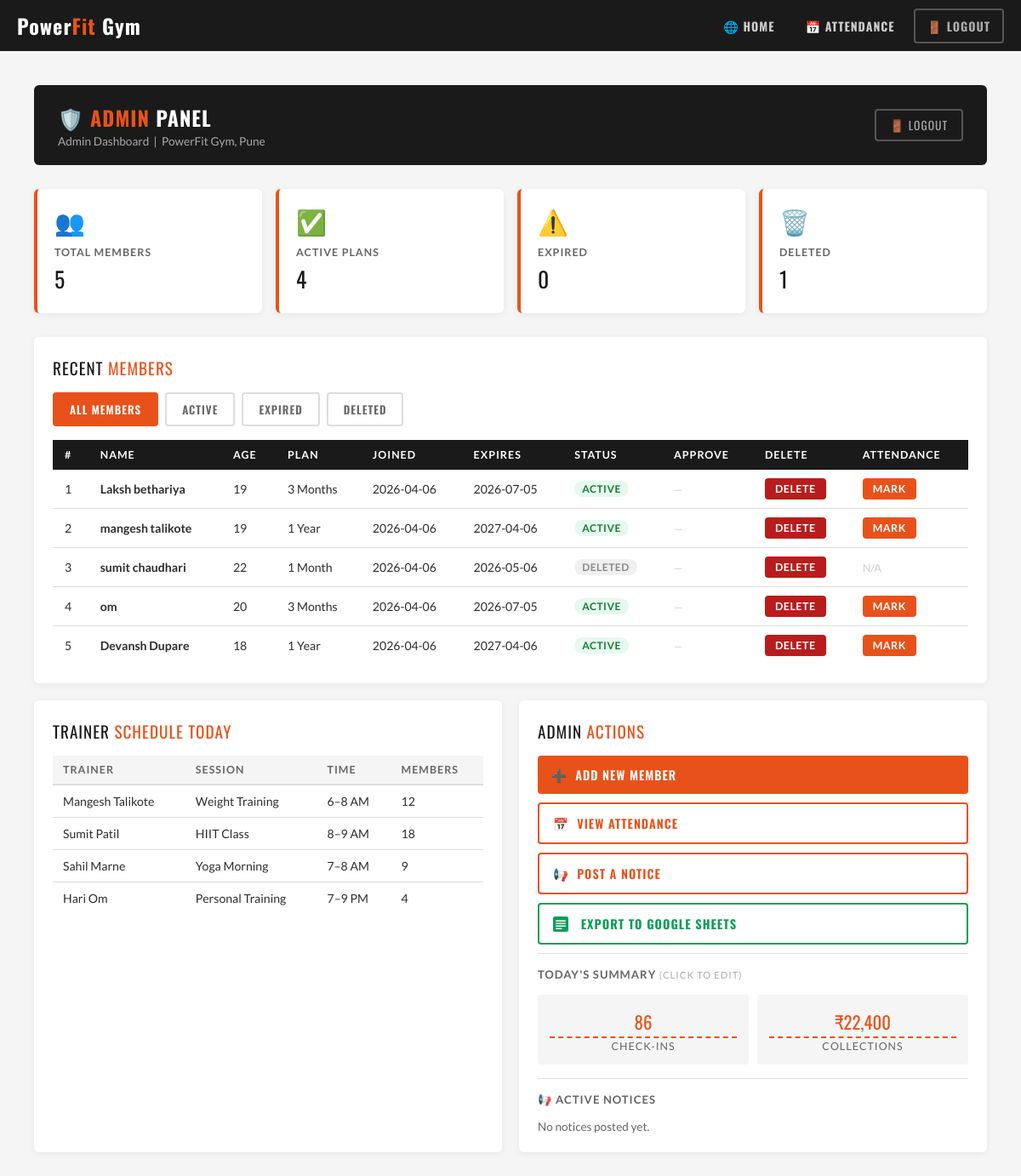
The page /admin (signed in) on the database its author committed.
### tables this page shows
CREATE TABLE members(
        id INTEGER PRIMARY KEY AUTOINCREMENT,
        name TEXT,
        age INTEGER,
        plan TEXT,
        joining_date TEXT,
        expiry_date TEXT,
        status TEXT
    );

### main.py (the view)
@app.route('/admin')
def admin():
    if 'role' not in session or session['role'] != 'admin':
        return redirect('/?page=login&error=1')
    conn = sqlite3.connect("gym.db")
    cursor = conn.cursor()
    today = datetime.now().strftime("%Y-%m-%d")
    cursor.execute("UPDATE members SET status='expired' WHERE expiry_date < ? AND status='active'", (today,))
    conn.commit()
    cursor.execute("SELECT * FROM members")
    rows = cursor.fetchall()
    cursor.execute("SELECT COUNT(*) FROM members WHERE status='active'")
    active_count = cursor.fetchone()[0]
    cursor.execute("SELECT * FROM members WHERE status='expired'")
    expired_members = cursor.fetchall()
    cursor.execute("SELECT * FROM members WHERE status='deleted'")
    deleted_members = cursor.fetchall()
    cursor.execute("SELECT * FROM members WHERE status='active'")
    active_members = cursor.fetchall()
    conn.close()
    return render_template("admin.html",
        rows=rows,
        active_count=active_count,
        expired_members=expired_members,
        deleted_members=deleted_members,
        active_members=active_members
    )

### templates/admin.html (shortened to what this page needs)
<!DOCTYPE html>
<html lang="en">
<head>
  <link href="https://cdn.jsdelivr.net/npm/fullcalendar@6.1.8/index.global.min.css" rel="stylesheet">
  <link rel="stylesheet" href="{{ url_for('static', filename='css/base.css') }}">
  <link rel="stylesheet" href="{{ url_for('static', filename='css/admin.css') }}">
</head>
<body>
<nav>
  <div class="nav-inner" style="max-width:1200px;">
    <div class="logo">Power<span>Fit</span> Gym</div>
    <div class="nav-links">
      <a href="/">🌐 Home</a>
      <a href="/attendance">📅 Attendance</a>
      <a href="/logout" class="nav-logout">🚪 Logout</a>
    </div>
  </div>
</nav>
<div class="dash-bg">
  <div class="container">
    <div class="dash-header-bar">
      <div>
        <h2>🛡️ <span>Admin</span> Panel</h2>
        <p>Admin Dashboard &nbsp;|&nbsp; PowerFit Gym, Pune</p>
      </div>
      <a href="/logout" class="dash-logout">🚪 Logout</a>
    </div>
    <div class="dash-cards">
      <div class="dash-card">
        <div class="dash-card-icon">👥</div>
        <div class="dash-card-label">Total Members</div>
        <div class="dash-card-value">{{ rows|length }}</div>
      </div>
      <div class="dash-card">
        <div class="dash-card-icon">✅</div>
        <div class="dash-card-label">Active Plans</div>
        <div class="dash-card-value">{{ active_count }}</div>
      </div>
      <div class="dash-card">
        <div class="dash-card-icon">⚠️</div>
        <div class="dash-card-label">Expired</div>
        <div class="dash-card-value">{{ expired_members|length }}</div>
      </div>
      <div class="dash-card">
        <div class="dash-card-icon">🗑️</div>
        <div class="dash-card-label">Deleted</div>
        <div class="dash-card-value">{{ deleted_members|length }}</div>
      </div>
    </div>
    <div class="dash-box">
      <div class="dash-section-title">Recent <span>Members</span></div>
      <div class="tab-buttons">
        <button class="tab-btn active" onclick="switchTab('all', this)">All Members</button>
        <button class="tab-btn" onclick="switchTab('active', this)">Active</button>
        <button class="tab-btn" onclick="switchTab('expired', this)">Expired</button>
        <button class="tab-btn" onclick="switchTab('deleted', this)">Deleted</button>
      </div>
      <div id="tab-all" class="tab-content active">
        <div class="admin-table-wrap">
          <table class="admin-table">
            <thead>
              <tr><th>#</th><th>Name</th><th>Age</th><th>Plan</th><th>Joined</th><th>Expires</th><th>Status</th><th>Approve</th><th>Delete</th><th>Attendance</th></tr>
            </thead>
            <tbody>
              {% for r in rows %}
              <tr>
                <td>{{ r[0] }}</td>
                <td><strong>{{ r[1] }}</strong></td>
                <td>{{ r[2] }}</td>
                <td>{{ r[3] }}</td>
                <td>{{ r[4] }}</td>
                <td>{{ r[5] }}</td>
                <td>
                  {% if r[6] == 'active' %}<span class="badge badge-active">Active</span>
                  {% elif r[6] == 'expired' %}<span class="badge badge-expired">Expired</span>
                  {% elif r[6] == 'deleted' %}<span class="badge badge-deleted">Deleted</span>
                  {% else %}<span class="badge badge-pending">Pending</span>{% endif %}
                </td>
                <td>
                  {% if r[6] == 'pending' %}<a href="/approve/{{ r[0] }}" class="action-btn approve-btn">Approve</a>
                  {% else %}<span style="color:#ccc;font-size:0.8rem;">—</span>{% endif %}
                </td>
                <td><a href="/delete/{{ r[0] }}" class="action-btn delete-btn" onclick="return confirm('Delete this member?')">Delete</a></td>
                <td>
                  {% if r[6] == 'active' %}<a href="/mark_attendance/{{ r[0] }}" class="action-btn mark-btn">Mark</a>
                  {% else %}<span style="color:#ccc;font-size:0.8rem;">N/A</span>{% endif %}
                </td>
              </tr>
              {% endfor %}
            </tbody>
          </table>
        </div>
      </div>
    </div>
    <div class="dash-row">
      <div class="dash-box" style="margin-bottom:0;">
        <div class="dash-section-title">Trainer <span>Schedule Today</span></div>
        <table class="schedule-table">
          <thead><tr><th>Trainer</th><th>Session</th><th>Time</th><th>Members</th></tr></thead>
          <tbody>
            <tr><td>Mangesh Talikote</td><td>Weight Training</td><td>6–8 AM</td><td>12</td></tr>
            <tr><td>Sumit Patil</td><td>HIIT Class</td><td>8–9 AM</td><td>18</td></tr>
            <tr><td>Sahil Marne</td><td>Yoga Morning</td><td>7–8 AM</td><td>9</td></tr>
            <tr><td>Hari Om</td><td>Personal Training</td><td>7–9 PM</td><td>4</td></tr>
          </tbody>
        </table>
      </div>
      <div class="dash-box" style="margin-bottom:0;">
        <div class="dash-section-title">Admin <span>Actions</span></div>
        <button class="q-btn q-btn-fill" onclick="toggleAddMember()">➕ &nbsp;Add New Member</button>
        <a href="/attendance" class="q-btn q-btn-outline">📅 &nbsp;View Attendance</a>
        <button class="q-btn q-btn-outline" onclick="openNoticeModal()">📢 &nbsp;Post a Notice</button>
        <button class="q-btn q-btn-sheets" id="sheetsBtn" onclick="exportToSheets()">
          &nbsp;Export to Google Sheets
        </button>
        <div style="padding-top:16px;border-top:1px solid var(--border);margin-top:6px;">
          <div style="font-size:0.82rem;font-weight:700;text-transform:uppercase;letter-spacing:1px;color:var(--mid);margin-bottom:10px;">Today's Summary <span style="font-size:0.7rem;color:#aaa;font-weight:400;">(click to edit)</span></div>
          <div class="summary-grid">
            <div class="summary-tile">
              <input class="summary-edit-input" id="checkinInput" type="text" value="86" title="Click to edit check-ins" />
              <div class="summary-tile-label">Check-ins</div>
            </div>
            <div class="summary-tile">
              <input class="summary-edit-input" id="revenueInput" type="text" value="₹22,400" title="Click to edit revenue" />
              <div class="summary-tile-label">Collections</div>
            </div>
          </div>
        </div>
        <div id="noticesSection" style="margin-top:16px;padding-top:16px;border-top:1px solid var(--border);">
          <div style="font-size:0.82rem;font-weight:700;text-transform:uppercase;letter-spacing:1px;color:var(--mid);margin-bottom:8px;">📢 Active Notices</div>
          <p id="noNoticeMsg" style="color:var(--mid);font-size:0.85rem;">No notices posted yet.</p>
        </div>
      </div>
    </div>
  </div>
</div>
</body>
</html>

### static/css/base.css (style rules this page uses)
*, *::before, *::after { box-sizing: border-box; margin: 0; padding: 0; }
:root { --orange: #e8521a; --orange-dark: #c0410f; --black: #1a1a1a; --dark: #2d2d2d; --grey: #f5f5f5; --mid: #666; --white: #ffffff; --border: #ddd; --font-head: 'Oswald', sans-serif; --font-body: 'Lato', sans-serif; }
body { font-family: var(--font-body); color: var(--black); background: var(--white); margin: 0; }
a { text-decoration: none; color: inherit; }
nav { background: var(--black); position: sticky; top: 0; z-index: 100; }
.nav-inner { max-width: 1100px; margin: 0 auto; display: flex; align-items: center; justify-content: space-between; padding: 0 20px; height: 60px; }
.logo { font-family: var(--font-head); font-size: 1.5rem; font-weight: 700; color: var(--white); letter-spacing: 1px; }
.logo span { color: var(--orange); }
.nav-links { display: flex; gap: 8px; align-items: center; }
.nav-links a { color: #ccc; font-size: 0.88rem; font-weight: 700; padding: 8px 14px; border-radius: 4px; font-family: var(--font-head); letter-spacing: 1px; text-transform: uppercase; transition: background 0.2s, color 0.2s; }
.nav-links a.nav-logout { border: 2px solid #555; color: #aaa; }
.container { max-width: 1100px; margin: 0 auto; padding: 0 20px; }

### rows shown on the page
members: id "1", name "Laksh bethariya", age "19", plan "3 Months", joining_date "2026-04-06", expiry_date "2026-07-05", status "ACTIVE"
members: id "2", name "mangesh talikote", age "19", plan "1 Year", joining_date "2026-04-06", expiry_date "2027-04-06", status "ACTIVE"
members: id "3", name "sumit chaudhari", age "22", plan "1 Month", joining_date "2026-04-06", expiry_date "2026-05-06", status "DELETED"
members: id "4", name "om", age "20", plan "3 Months", joining_date "2026-04-06", expiry_date "2026-07-05", status "ACTIVE"
members: id "5", name "Devansh Dupare", age "18", plan "1 Year", joining_date "2026-04-06", expiry_date "2027-04-06", status "ACTIVE"

### other values the page prints
{{ rows|length }} "5"
{{ active_count }} "4"
{{ expired_members|length }} "0"
{{ deleted_members|length }} "1"
